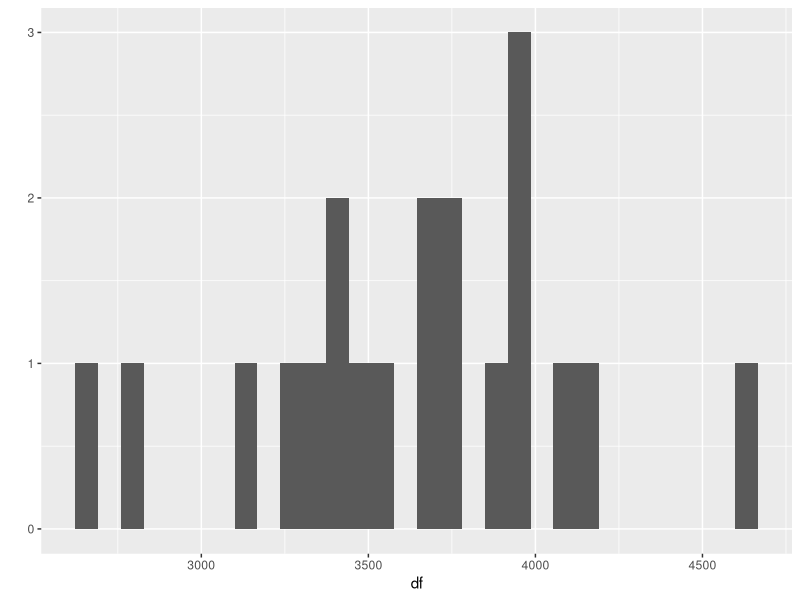

R code for this plot:
## ---- chunk 1
knitr::opts_chunk$set(echo = TRUE, message=FALSE, warning=FALSE)
## ---- chunk 2
set.seed(1252)
df <- rnorm(20,3333,430)
df
## ---- chunk 3
require(ggplot2)
qplot(df)
